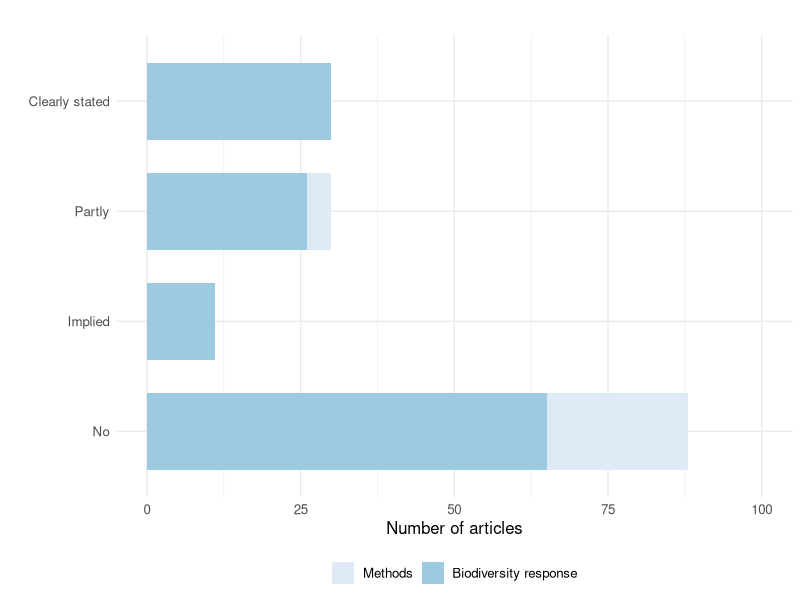
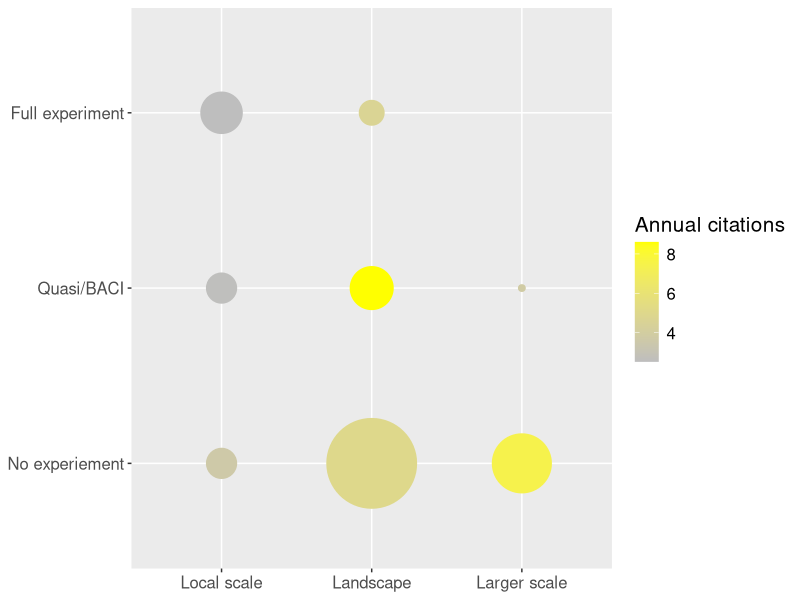

R code for these plots, in order:



library(tidyverse)
library(ggplot2)
library(here)
library(viridis)

##################################################################################################
##### Descriptives; 

d <- as_tibble(read.csv2(here("data", "Data_LittSurvey_Box1.csv")))


d <- d %>% mutate(Hypo=ifelse(Clearly.stated.hypothesis>1, 1, 0)) %>%
  mutate(Experiment=ifelse(Study.design=="Experimental", 1,0)) %>%
  mutate(YearLaps=abs(Year-2016)) %>%
  mutate(Scope2=ifelse(Scope=="Methods", "Methods", "Biodiversity response")) %>%
  mutate(Hypothesis2=Clearly.stated.hypothesis) %>% 
  mutate(Hypothesis2=ifelse(Hypothesis2==0, "No", 
                     ifelse(Hypothesis2==1, "Partly", 
                     ifelse(Hypothesis2==2, "Implied", "Clearly stated"))))

###############################################
##### cleary stated hypotheis; 

## Plotting results; 
## Clearly stated hypothesis; 

Hypothesis_prop <- d %>% group_by(Hypothesis2, Scope2) %>%
  count(Clearly.stated.hypothesis) %>%
  mutate(prop=prop.table(n)) %>%
  mutate(Hypothesis3= factor(Hypothesis2, 
        levels=c("No", "Implied", "Partly", "Clearly stated"))) %>%
mutate(Scope3= factor(Scope2, levels=c("Methods", "Biodiversity response")))


Hypothesis_prop2 <- d %>%
  filter(Scope=="Ecological processes") %>%
  count(Clearly.stated.hypothesis) %>%
  mutate(prop=prop.table(n))

p <- ggplot(data=Hypothesis_prop, aes(x=Hypothesis3, y=n, fill=Scope3)) +
  geom_bar(stat="identity", width=0.7, ) +
  theme_minimal() + 
  theme(text = element_text(size=12), legend.position = "bottom", legend.title = element_blank()) +
  ylim(0, 100)+
  labs(x="", y="Number of articles", title="") + 
  scale_fill_brewer(palette="Blues")

p+coord_flip()



############################################################################
#### FIGURE 2: 

d <- d %>% mutate(Exper_citation=ifelse(Study.design=="Non experimental", 1, 
                                        ifelse(Study.design=="Experimental", 3, 2))) %>%
  mutate(scale_citation=ifelse(Spatial.scale=="Local", 1, 
                               ifelse(Spatial.scale=="Landscape", 2, 3))) %>%
  mutate(citation_year=Number.of.citations/(2017-Year))

citation_table1 <- d %>% filter(Scope!="Methods") %>%
  group_by(Exper_citation, scale_citation) %>% 
  summarise(N_citat=quantile(citation_year, probs=c(0.75)), antall=n()) %>%
  mutate(prop=prop.table(antall))

###################



p <- ggplot(data=citation_table1, aes(x=scale_citation, y=Exper_citation, size=antall)) +
  geom_point(aes(colour=N_citat)) +
  scale_colour_gradient(low = "grey", high = "yellow")  

p + scale_x_discrete(labels=c("Local scale", "Landscape", "Larger scale"), limits=c(1,2,3)) +
  scale_y_discrete(labels=c("No experiement", "Quasi/BACI", "Full experiment"), limits=c(1,2,3)) +
  theme(axis.title=element_blank(),
        text = element_text(size=15),
        legend.position="right") + guides(size=FALSE) + 
  scale_size(range = c(2, 30)) +
  labs(colour="Annual citations")


###########################################################
### NUMBERS FOR THE TEXT: 

### Proportions; 

Hypothesis_prop2 <- d %>%
  mutate(Hyp_pooled=ifelse(Hypothesis2=="Partly", "Implied", Hypothesis2)) %>%
  count(Hyp_pooled) %>%
  mutate(prop=prop.table(n))

### Removing methods; 

Hypothesis_prop3 <- d %>%
  mutate(Hyp_pooled=ifelse(Hypothesis2=="Partly", "Implied", Hypothesis2)) %>%
  filter(Scope!="Methods") %>%
  count(Hyp_pooled) %>%
  mutate(prop=prop.table(n))

### Experiments; 

Exp_prop <- d %>% filter(Scope!="Methods") %>%
  count(Exper_citation) %>%
  mutate(prop=prop.table(n))














